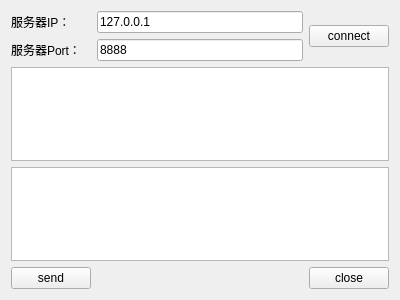
<?xml version="1.0" encoding="UTF-8"?>
<ui version="4.0">
 <class>Widget</class>
 <widget class="QWidget" name="Widget">
  <property name="geometry">
   <rect>
    <x>0</x>
    <y>0</y>
    <width>400</width>
    <height>300</height>
   </rect>
  </property>
  <property name="windowTitle">
   <string>Widget</string>
  </property>
  <layout class="QGridLayout" name="gridLayout">
   <item row="0" column="0">
    <widget class="QLabel" name="label">
     <property name="text">
      <string>服务器IP：</string>
     </property>
    </widget>
   </item>
   <item row="0" column="1">
    <widget class="QLineEdit" name="lineEditIP">
     <property name="text">
      <string>127.0.0.1</string>
     </property>
    </widget>
   </item>
   <item row="1" column="0">
    <widget class="QLabel" name="label_2">
     <property name="text">
      <string>服务器Port：</string>
     </property>
    </widget>
   </item>
   <item row="1" column="1">
    <widget class="QLineEdit" name="lineEditPort">
     <property name="text">
      <string>8888</string>
     </property>
    </widget>
   </item>
   <item row="2" column="0" colspan="3">
    <widget class="QTextEdit" name="textEditRead"/>
   </item>
   <item row="3" column="0" colspan="3">
    <widget class="QTextEdit" name="textEditWrite"/>
   </item>
   <item row="4" column="0">
    <widget class="QPushButton" name="sendBtn">
     <property name="text">
      <string>send</string>
     </property>
    </widget>
   </item>
   <item row="4" column="1">
    <spacer name="horizontalSpacer">
     <property name="orientation">
      <enum>Qt::Horizontal</enum>
     </property>
     <property name="sizeHint" stdset="0">
      <size>
       <width>217</width>
       <height>20</height>
      </size>
     </property>
    </spacer>
   </item>
   <item row="4" column="2">
    <widget class="QPushButton" name="closeBtn">
     <property name="text">
      <string>close</string>
     </property>
    </widget>
   </item>
   <item row="0" column="2" rowspan="2">
    <widget class="QPushButton" name="connectBtn">
     <property name="text">
      <string>connect</string>
     </property>
    </widget>
   </item>
  </layout>
 </widget>
 <layoutdefault spacing="6" margin="11"/>
 <resources/>
 <connections/>
</ui>
